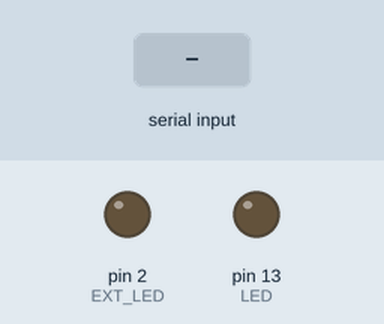
Recording of a sketch running on a simulated Arduino Uno, built with avr-gcc and run on an emulated ATmega328P. On the bench: output pins drawn as LEDs (lit = HIGH). The inputs (shaded band) are chosen by the test bench. What the sketch prints to the serial monitor is not drawn.

Above: at 1.2 s.
1.3 s: "g\n" received over Serial
At 1.9 s:
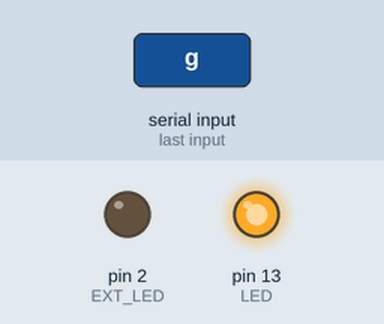
At 2.6 s:
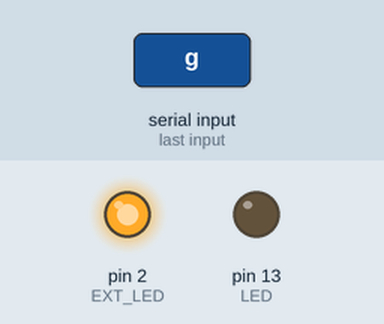
3.8 s: byte 115 ('s') received over Serial
At 5.4 s:
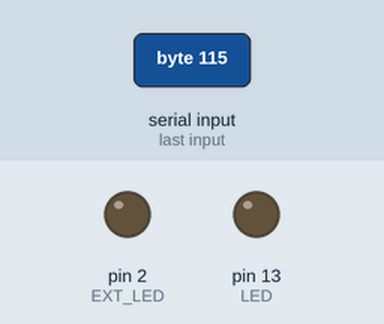
Timing chart, 0 to 6.9 s (numbered marks = the images above; inputs shaded):
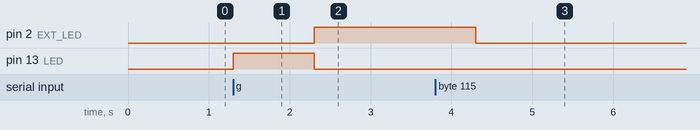

The sketch:

lab_1.ino
```cpp
/* lab_1
 * Created by Matt Mason,
 * CWID 11800439
 */

// LED pin numbers
static constexpr int EXT_LED = 2;
static constexpr int LED = 13;

// print the input prompt
void printPrompt()
{
    Serial.print("\nEnter \'g\' to begin blinking or \'s\' to stop: ");
}

// flip the state of both LEDs at the same time
void toggleLEDs()
{
    digitalWrite(EXT_LED, !digitalRead(EXT_LED));
    digitalWrite(LED, !digitalRead(LED));
}

void setup()
{
    // set LED pins as outputs
    pinMode(EXT_LED, OUTPUT);
    pinMode(LED, OUTPUT);

    // open serial connection and print prompt
    Serial.begin(9600);
    Serial.print("lab_1 by Matt Mason");
    printPrompt();
}
bool blinking = false;
void loop()
{
    // read from serial port while there is available data
    while(Serial.available())
    {
        char c = Serial.read();
        if (c == 'g') // received 'g' command to begin blinking
        {
            blinking = true;
            digitalWrite(EXT_LED, 0);
            digitalWrite(LED, 1);
            Serial.print("go");
            printPrompt();
            break;
        }
        else if (c == 's') // received 's' command to stop blinking
        {
            blinking = false;
            digitalWrite(EXT_LED, 0);
            digitalWrite(LED, 0);
            Serial.print("stop");
            printPrompt();
            break;
        }
        else if (c != '\n' && c != '\r') // disregard line-ending chars
        {
            // print error message for characters that aren't 'g', 's', or line-endings
            Serial.print("Invalid character \'"); Serial.print(c); Serial.print("\'!");
            printPrompt();
        }
    }

    // toggle LEDs according to the specefied pattern
    if (blinking)
    {
        delay(1000);
        toggleLEDs();
        delay(2000);
        toggleLEDs();
    }
}
```

Measured:
- after the input at 1.3 s, pin 2 (EXT_LED): LOW → HIGH after 1.0 s; pin 13 (LED): LOW → HIGH at once, → LOW 1.0 s later
- after the input at 3.8 s, pin 2 (EXT_LED): goes on until 4.3 s, then stays LOW; pin 13 (LED): stops changing and stays LOW
